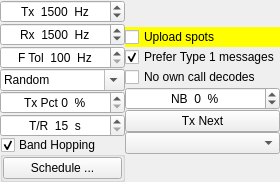
            <widget class="QWidget" name="page_2">
             <layout class="QVBoxLayout" name="verticalLayout_5" stretch="0">
              <property name="spacing">
               <number>0</number>
              </property>
              <property name="leftMargin">
               <number>0</number>
              </property>
              <property name="topMargin">
               <number>0</number>
              </property>
              <property name="rightMargin">
               <number>0</number>
              </property>
              <property name="bottomMargin">
               <number>0</number>
              </property>
              <item>
               <widget class="QWidget" name="widget_2" native="true">
                <property name="sizePolicy">
                 <sizepolicy hsizetype="Preferred" vsizetype="MinimumExpanding">
                  <horstretch>0</horstretch>
                  <verstretch>0</verstretch>
                 </sizepolicy>
                </property>
                <layout class="QHBoxLayout" name="horizontalLayout_9">
                 <property name="spacing">
                  <number>0</number>
                 </property>
                 <property name="leftMargin">
                  <number>0</number>
                 </property>
                 <property name="topMargin">
                  <number>0</number>
                 </property>
                 <property name="rightMargin">
                  <number>0</number>
                 </property>
                 <property name="bottomMargin">
                  <number>0</number>
                 </property>
                 <item>
                  <widget class="QWidget" name="WSPR_controls_widget" native="true">
                   <property name="sizePolicy">
                    <sizepolicy hsizetype="Preferred" vsizetype="MinimumExpanding">
                     <horstretch>0</horstretch>
                     <verstretch>0</verstretch>
                    </sizepolicy>
                   </property>
                   <layout class="QGridLayout" name="gridLayout_9">
                    <property name="leftMargin">
                     <number>0</number>
                    </property>
                    <property name="topMargin">
                     <number>0</number>
                    </property>
                    <property name="rightMargin">
                     <number>0</number>
                    </property>
                    <property name="bottomMargin">
                     <number>0</number>
                    </property>
                    <property name="spacing">
                     <number>0</number>
                    </property>
                    <item row="0" column="0">
                     <layout class="QHBoxLayout" name="horizontalLayout_12" stretch="2,1">
                      <property name="spacing">
                       <number>0</number>
                      </property>
                      <item>
                       <layout class="QVBoxLayout" name="verticalLayout_7">
                        <property name="spacing">
                         <number>0</number>
                        </property>
                        <item>
                         <widget class="QSpinBox" name="WSPRfreqSpinBox">
                          <property name="maximumSize">
                           <size>
                            <width>16777215</width>
                            <height>16777215</height>
                           </size>
                          </property>
                          <property name="alignment">
                           <set>Qt::AlignCenter</set>
                          </property>
                          <property name="suffix">
                           <string>  Hz</string>
                          </property>
                          <property name="prefix">
                           <string>Tx  </string>
                          </property>
                          <property name="minimum">
                           <number>1400</number>
                          </property>
                          <property name="maximum">
                           <number>1600</number>
                          </property>
                          <property name="value">
                           <number>1500</number>
                          </property>
                         </widget>
                        </item>
                        <item>
                         <widget class="QSpinBox" name="sbFST4W_RxFreq">
                          <property name="maximumSize">
                           <size>
                            <width>16777215</width>
                            <height>16777215</height>
                           </size>
                          </property>
                          <property name="alignment">
                           <set>Qt::AlignCenter</set>
                          </property>
                          <property name="suffix">
                           <string>  Hz</string>
                          </property>
                          <property name="prefix">
                           <string>Rx  </string>
                          </property>
                          <property name="minimum">
                           <number>100</number>
                          </property>
                          <property name="maximum">
                           <number>4900</number>
                          </property>
                          <property name="singleStep">
                           <number>100</number>
                          </property>
                          <property name="value">
                           <number>1500</number>
                          </property>
                         </widget>
                        </item>
                        <item>
                         <widget class="HintedSpinBox" name="sbFST4W_FTol">
                          <property name="maximumSize">
                           <size>
                            <width>16777215</width>
                            <height>16777215</height>
                           </size>
                          </property>
                          <property name="alignment">
                           <set>Qt::AlignCenter</set>
                          </property>
                          <property name="suffix">
                           <string>  Hz</string>
                          </property>
                          <property name="prefix">
                           <string>F Tol  </string>
                          </property>
                          <property name="minimum">
                           <number>100</number>
                          </property>
                          <property name="maximum">
                           <number>500</number>
                          </property>
                          <property name="singleStep">
                           <number>100</number>
                          </property>
                         </widget>
                        </item>
                        <item>
                         <widget class="QComboBox" name="RoundRobin">
                          <property name="maximumSize">
                           <size>
                            <width>16777215</width>
                            <height>16777215</height>
                           </size>
                          </property>
                          <property name="editable">
                           <bool>true</bool>
                          </property>
                          <property name="currentIndex">
                           <number>0</number>
                          </property>
                          <item>
                           <property name="text">
                            <string>Random</string>
                           </property>
                          </item>
                          <item>
                           <property name="text">
                            <string>1/2</string>
                           </property>
                          </item>
                          <item>
                           <property name="text">
                            <string>2/2</string>
                           </property>
                          </item>
                          <item>
                           <property name="text">
                            <string>1/3</string>
                           </property>
                          </item>
                          <item>
                           <property name="text">
                            <string>2/3</string>
                           </property>
                          </item>
                          <item>
                           <property name="text">
                            <string>3/3</string>
                           </property>
                          </item>
                          <item>
                           <property name="text">
                            <string>1/4</string>
                           </property>
                          </item>
                          <item>
                           <property name="text">
                            <string>2/4</string>
                           </property>
                          </item>
                          <item>
                           <property name="text">
                            <string>3/4</string>
                           </property>
                          </item>
                          <item>
                           <property name="text">
                            <string>4/4</string>
                           </property>
                          </item>
                          <item>
                           <property name="text">
                            <string>1/5</string>
                           </property>
                          </item>
                          <item>
                           <property name="text">
                            <string>2/5</string>
                           </property>
                          </item>
                          <item>
                           <property name="text">
                            <string>3/5</string>
                           </property>
                          </item>
                          <item>
                           <property name="text">
                            <string>4/5</string>
                           </property>
                          </item>
                          <item>
                           <property name="text">
                            <string>5/5</string>
                           </property>
                          </item>
                          <item>
                           <property name="text">
                            <string>1/6</string>
                           </property>
                          </item>
                          <item>
                           <property name="text">
                            <string>2/6</string>
                           </property>
                          </item>
                          <item>
                           <property name="text">
                            <string>3/6</string>
                           </property>
                          </item>
                          <item>
                           <property name="text">
                            <string>4/6</string>
                           </property>
                          </item>
                          <item>
                           <property name="text">
                            <string>5/6</string>
                           </property>
                          </item>
                          <item>
                           <property name="text">
                            <string>6/6</string>
                           </property>
                          </item>
                         </widget>
                        </item>
                        <item>
                         <widget class="QSpinBox" name="sbTxPercent">
                          <property name="maximumSize">
                           <size>
                            <width>16777215</width>
                            <height>16777215</height>
                           </size>
                          </property>
                          <property name="toolTip">
                           <string>Percentage of minute sequences devoted to transmitting.</string>
                          </property>
                          <property name="styleSheet">
                           <string notr="true">QSpinBox:enabled[notx=&quot;true&quot;] {
	color: rgb(0, 0, 0);
	background-color: rgb(255, 255, 0);
}</string>
                          </property>
                          <property name="alignment">
                           <set>Qt::AlignCenter</set>
                          </property>
                          <property name="suffix">
                           <string>  %</string>
                          </property>
                          <property name="prefix">
                           <string>Tx Pct </string>
                          </property>
                          <property name="maximum">
                           <number>100</number>
                          </property>
                         </widget>
                        </item>
                        <item>
                         <widget class="RestrictedSpinBox" name="sbTR_FST4W">
                          <property name="maximumSize">
                           <size>
                            <width>16777215</width>
                            <height>16777215</height>
                           </size>
                          </property>
                          <property name="alignment">
                           <set>Qt::AlignCenter</set>
                          </property>
                          <property name="suffix">
                           <string>  s</string>
                          </property>
                          <property name="prefix">
                           <string>T/R  </string>
                          </property>
                          <property name="minimum">
                           <number>15</number>
                          </property>
                          <property name="maximum">
                           <number>1800</number>
                          </property>
                         </widget>
                        </item>
                        <item>
                         <widget class="QGroupBox" name="band_hopping_group_box">
                          <property name="maximumSize">
                           <size>
                            <width>16777215</width>
                            <height>50</height>
                           </size>
                          </property>
                          <property name="sizeIncrement">
                           <size>
                            <width>0</width>
                            <height>0</height>
                           </size>
                          </property>
                          <property name="title">
                           <string>Band Hopping</string>
                          </property>
                          <property name="checkable">
                           <bool>true</bool>
                          </property>
                          <layout class="QHBoxLayout" name="horizontalLayout_7">
                           <property name="spacing">
                            <number>0</number>
                           </property>
                           <property name="leftMargin">
                            <number>0</number>
                           </property>
                           <property name="topMargin">
                            <number>0</number>
                           </property>
                           <property name="rightMargin">
                            <number>0</number>
                           </property>
                           <property name="bottomMargin">
                            <number>0</number>
                           </property>
                           <item>
                            <widget class="QPushButton" name="band_hopping_schedule_push_button">
                             <property name="toolTip">
                              <string>Choose bands and times of day for band-hopping.</string>
                             </property>
                             <property name="text">
                              <string>Schedule ...</string>
                             </property>
                            </widget>
                           </item>
                          </layout>
                         </widget>
                        </item>
                       </layout>
                      </item>
                      <item>
                       <layout class="QVBoxLayout" name="verticalLayout_8">
                        <property name="spacing">
                         <number>0</number>
                        </property>
                        <item>
                         <layout class="QVBoxLayout" name="verticalLayout_2">
                          <property name="spacing">
                           <number>0</number>
                          </property>
                          <item>
                           <layout class="QHBoxLayout" name="horizontalLayout_10">
                            <property name="spacing">
                             <number>0</number>
                            </property>
                            <item>
                             <widget class="QCheckBox" name="cbUploadWSPR_Spots">
                              <property name="sizePolicy">
                               <sizepolicy hsizetype="MinimumExpanding" vsizetype="Fixed">
                                <horstretch>0</horstretch>
                                <verstretch>0</verstretch>
                               </sizepolicy>
                              </property>
                              <property name="maximumSize">
                               <size>
                                <width>16777215</width>
                                <height>16777215</height>
                               </size>
                              </property>
                              <property name="toolTip">
                               <string>Upload decoded messages to WSPRnet.org.</string>
                              </property>
                              <property name="styleSheet">
                               <string notr="true">QCheckBox:unchecked {
	color: rgb(0, 0, 0);
	background-color: rgb(255, 255, 0);
}</string>
                              </property>
                              <property name="text">
                               <string>Upload spots</string>
                              </property>
                             </widget>
                            </item>
                           </layout>
                          </item>
                          <item>
                           <widget class="QCheckBox" name="WSPR_prefer_type_1_check_box">
                            <property name="maximumSize">
                             <size>
                              <width>16777215</width>
                              <height>16777215</height>
                             </size>
                            </property>
                            <property name="toolTip">
                             <string>&lt;html&gt;&lt;head/&gt;&lt;body&gt;&lt;p&gt;6 digit locators cause 2 different messages to be sent, the second contains the full locator but only a hashed callsign, other stations must have decoded the first once before they can decode your call in the second. Check this option to only send 4 digit locators if it will avoid the two message protocol.&lt;/p&gt;&lt;/body&gt;&lt;/html&gt;</string>
                            </property>
                            <property name="accessibleDescription">
                             <string>6 digit locators cause 2 different messages to be sent, the second contains the full locator but only a hashed callsign, other stations must have decoded the first once before they can decode your call in the second. Check this option to only send 4 digit locators if it will avoid the two message protocol.</string>
                            </property>
                            <property name="text">
                             <string>Prefer Type 1 messages</string>
                            </property>
                            <property name="checked">
                             <bool>true</bool>
                            </property>
                           </widget>
                          </item>
                          <item>
                           <widget class="QCheckBox" name="cbNoOwnCall">
                            <property name="maximumSize">
                             <size>
                              <width>16777215</width>
                              <height>16777215</height>
                             </size>
                            </property>
                            <property name="toolTip">
                             <string>&lt;html&gt;&lt;head/&gt;&lt;body&gt;&lt;p&gt;No own call decodes.&lt;/p&gt;&lt;/body&gt;&lt;/html&gt;</string>
                            </property>
                            <property name="text">
                             <string>No own call decodes</string>
                            </property>
                           </widget>
                          </item>
                          <item>
                           <widget class="QSpinBox" name="sbNB">
                            <property name="sizePolicy">
                             <sizepolicy hsizetype="MinimumExpanding" vsizetype="Fixed">
                              <horstretch>0</horstretch>
                              <verstretch>0</verstretch>
                             </sizepolicy>
                            </property>
                            <property name="minimumSize">
                             <size>
                              <width>0</width>
                              <height>0</height>
                             </size>
                            </property>
                            <property name="maximumSize">
                             <size>
                              <width>16777215</width>
                              <height>16777215</height>
                             </size>
                            </property>
                            <property name="alignment">
                             <set>Qt::AlignCenter</set>
                            </property>
                            <property name="suffix">
                             <string>  %</string>
                            </property>
                            <property name="prefix">
                             <string>NB  </string>
                            </property>
                            <property name="minimum">
                             <number>-2</number>
                            </property>
                            <property name="maximum">
                             <number>25</number>
                            </property>
                           </widget>
                          </item>
                          <item>
                           <layout class="QHBoxLayout" name="horizontalLayout_13">
                            <property name="spacing">
                             <number>0</number>
                            </property>
                            <item>
                             <widget class="QPushButton" name="pbTxNext">
                              <property name="sizePolicy">
                               <sizepolicy hsizetype="MinimumExpanding" vsizetype="Fixed">
                                <horstretch>0</horstretch>
                                <verstretch>0</verstretch>
                               </sizepolicy>
                              </property>
                              <property name="maximumSize">
                               <size>
                                <width>16777215</width>
                                <height>16777215</height>
                               </size>
                              </property>
                              <property name="toolTip">
                               <string>&lt;html&gt;&lt;head/&gt;&lt;body&gt;&lt;p&gt;Transmit during the next sequence.&lt;/p&gt;&lt;/body&gt;&lt;/html&gt;</string>
                              </property>
                              <property name="styleSheet">
                               <string notr="true">QPushButton:checked {
	color: rgb(0, 0, 0);
	background-color: red;
	border-style: outset;
	border-width: 1px;
	border-radius: 5px;
	border-color: black;
	min-width: 5em;
	padding: 3px;
}</string>
                              </property>
                              <property name="text">
                               <string>Tx Next</string>
                              </property>
                              <property name="checkable">
                               <bool>true</bool>
                              </property>
                             </widget>
                            </item>
                           </layout>
                          </item>
                          <item>
                           <layout class="QHBoxLayout" name="horizontalLayout_14">
                            <property name="spacing">
                             <number>0</number>
                            </property>
                            <item>
                             <widget class="QComboBox" name="TxPowerComboBox">
                              <property name="sizePolicy">
                               <sizepolicy hsizetype="MinimumExpanding" vsizetype="Fixed">
                                <horstretch>0</horstretch>
                                <verstretch>0</verstretch>
                               </sizepolicy>
                              </property>
                              <property name="maximumSize">
                               <size>
                                <width>16777215</width>
                                <height>16777215</height>
                               </size>
                              </property>
                              <property name="toolTip">
                               <string>Set Tx power in dBm (dB above 1 mW) as part of your WSPR message.</string>
                              </property>
                             </widget>
                            </item>
                           </layout>
                          </item>
                         </layout>
                        </item>
                       </layout>
                      </item>
                     </layout>
                    </item>
                   </layout>
                  </widget>
                 </item>
                </layout>
               </widget>
              </item>
             </layout>
            </widget>
